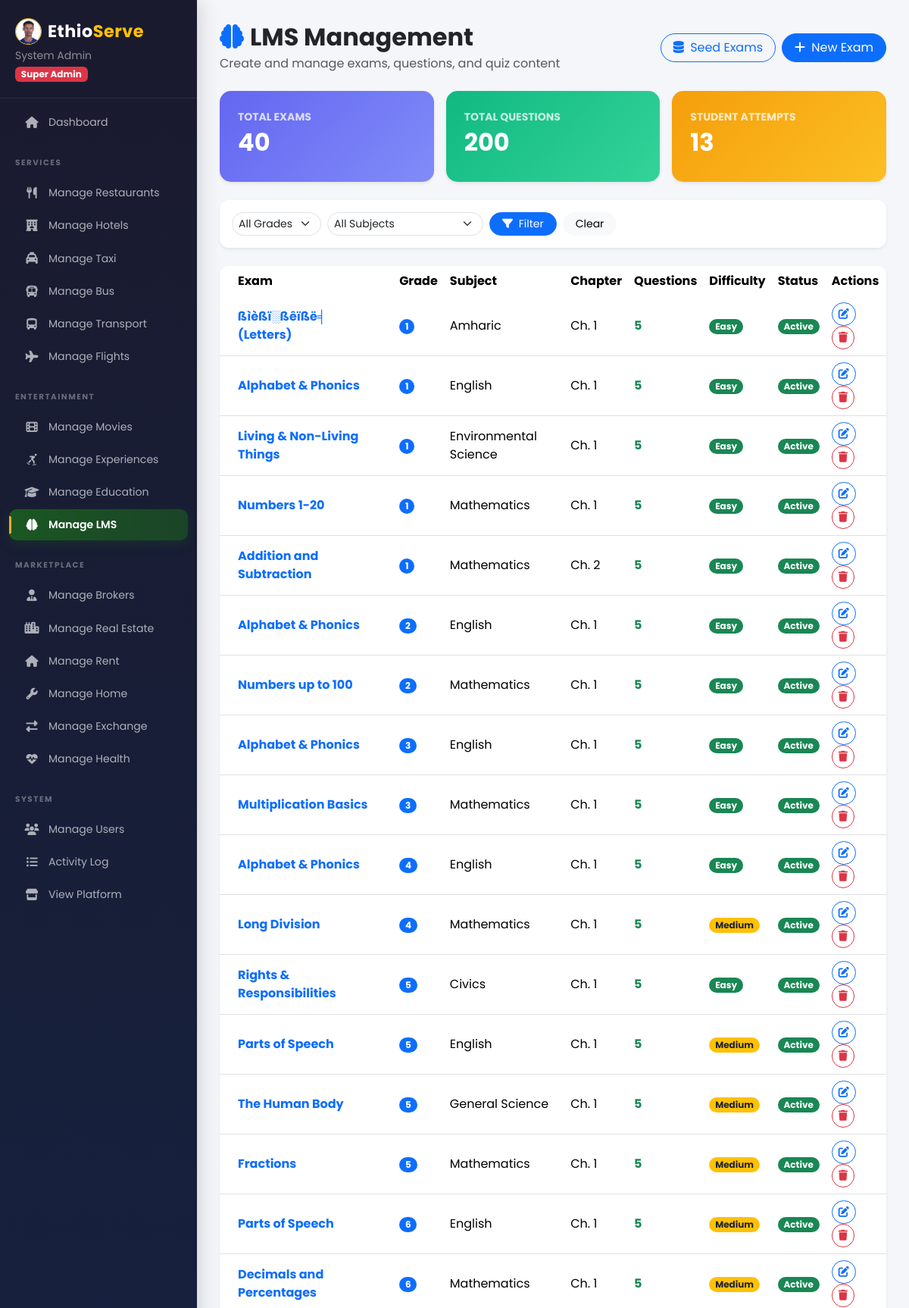
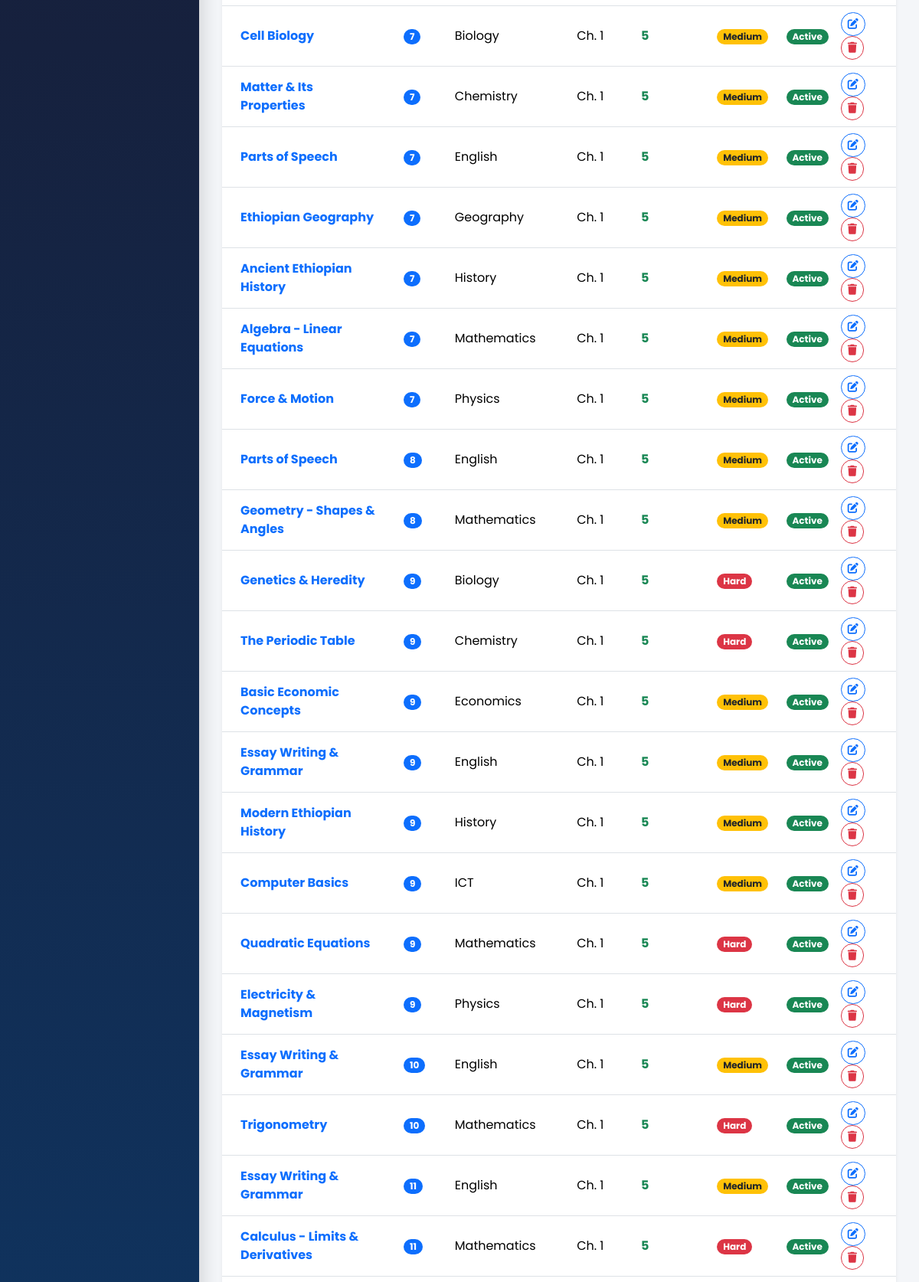
Page /admin/manage_lms.php (signed in, upper part) on the committed database (2 pictures, top to bottom).
### tables this page shows
CREATE TABLE `lms_exams` (
  `id` int(11) NOT NULL AUTO_INCREMENT,
  `grade` int(11) NOT NULL,
  `subject` varchar(100) NOT NULL,
  `chapter` int(11) NOT NULL DEFAULT 1,
  `chapter_title` varchar(255) NOT NULL,
  `title` varchar(255) NOT NULL,
  `description` text DEFAULT NULL,
  `duration_minutes` int(11) DEFAULT 30,
  `pass_percentage` int(11) DEFAULT 50,
  `total_questions` int(11) DEFAULT 10,
  `difficulty` enum('easy','medium','hard') DEFAULT 'medium',
  `status` enum('active','draft','archived') DEFAULT 'active',
  `created_at` timestamp NOT NULL DEFAULT current_timestamp(),
  PRIMARY KEY (`id`)
);

### admin/manage_lms.php (the view, shortened to what this page needs)
<?php
require_once '../includes/db.php';
try {
    $pdo->exec("CREATE TABLE IF NOT EXISTS lms_exams (
        id INT AUTO_INCREMENT PRIMARY KEY,
        grade INT NOT NULL, subject VARCHAR(100) NOT NULL,
        chapter INT NOT NULL DEFAULT 1, chapter_title VARCHAR(255) NOT NULL,
        title VARCHAR(255) NOT NULL, description TEXT,
        duration_minutes INT DEFAULT 30, pass_percentage INT DEFAULT 50,
        total_questions INT DEFAULT 10, difficulty ENUM('easy','medium','hard') DEFAULT 'medium',
        status ENUM('active','draft','archived') DEFAULT 'active',
        created_at TIMESTAMP DEFAULT CURRENT_TIMESTAMP
    ) ENGINE=InnoDB DEFAULT CHARSET=utf8mb4");
    $pdo->exec("CREATE TABLE IF NOT EXISTS lms_questions (
        id INT AUTO_INCREMENT PRIMARY KEY,
        exam_id INT NOT NULL, question_text TEXT NOT NULL,
        option_a VARCHAR(500) NOT NULL, option_b VARCHAR(500) NOT NULL,
        option_c VARCHAR(500) NOT NULL, option_d VARCHAR(500) NOT NULL,
        correct_answer CHAR(1) NOT NULL, explanation TEXT,
        points INT DEFAULT 1, sort_order INT DEFAULT 0,
        FOREIGN KEY (exam_id) REFERENCES lms_exams(id) ON DELETE CASCADE
    ) ENGINE=InnoDB DEFAULT CHARSET=utf8mb4");
} catch (Exception $e) {
}
$view = $_GET['view'] ?? 'list';
$total_exams = $pdo->query("SELECT COUNT(*) FROM lms_exams")->fetchColumn();
$total_questions = $pdo->query("SELECT COUNT(*) FROM lms_questions")->fetchColumn();
$total_attempts = 0;
try {
    $total_attempts = $pdo->query("SELECT COUNT(*) FROM lms_attempts WHERE status='completed'")->fetchColumn();
} catch (Exception $e) {
}
$exams = [];
if ($view === 'list') {
    $sql = "SELECT e.*, (SELECT COUNT(*) FROM lms_questions q WHERE q.exam_id=e.id) as q_count FROM lms_exams e WHERE 1=1";
    $params = [];
    $sql .= " ORDER BY e.grade, e.subject, e.chapter";
    $stmt = $pdo->prepare($sql);
    $stmt->execute($params);
    $exams = $stmt->fetchAll();
}
?>
<!DOCTYPE html>
<html lang="en">
<head>
    <link href="https://cdn.jsdelivr.net/npm/bootstrap@5.3.2/dist/css/bootstrap.min.css" rel="stylesheet">
    <link rel="stylesheet" href="https://cdnjs.cloudflare.com/ajax/libs/font-awesome/6.4.2/css/all.min.css">
    <link rel="stylesheet" href="../assets/css/style.css">
</head>
<body>
    <div class="dashboard-wrapper">
        <?php include('../includes/sidebar_admin.php'); ?>
        <div class="main-content">
            <div class="d-flex justify-content-between align-items-center mb-4 flex-wrap gap-3">
                <div>
                    <h2 class="fw-bold mb-1"><i class="fas fa-brain text-primary me-2"></i>LMS Management</h2>
                    <p class="text-muted mb-0">Create and manage exams, questions, and quiz content</p>
                </div>
                <div class="d-flex gap-2">
                    <a href="seed_exams.php" class="btn btn-outline-primary rounded-pill px-3">
                        <i class="fas fa-database me-1"></i> Seed Exams
                    </a>
                    <button class="btn btn-primary rounded-pill px-3" data-bs-toggle="modal"
                        data-bs-target="#createExamModal">
                        <i class="fas fa-plus me-1"></i> New Exam
                    </button>
                </div>
            </div>
            <div class="row g-3 mb-4">
                <div class="col-md-4">
                    <div class="card stat-card border-0 shadow-sm p-4"
                        style="background:linear-gradient(135deg,#6366f1,#818cf8);color:#fff;">
                        <p class="small fw-bold text-uppercase opacity-75 mb-1">Total Exams</p>
                        <h2 class="fw-bold">
                            <?php echo $total_exams; ?>
                        </h2>
                    </div>
                </div>
                <div class="col-md-4">
                    <div class="card stat-card border-0 shadow-sm p-4"
                        style="background:linear-gradient(135deg,#10b981,#34d399);color:#fff;">
                        <p class="small fw-bold text-uppercase opacity-75 mb-1">Total Questions</p>
                        <h2 class="fw-bold">
                            <?php echo $total_questions; ?>
                        </h2>
                    </div>
                </div>
                <div class="col-md-4">
                    <div class="card stat-card border-0 shadow-sm p-4"
                        style="background:linear-gradient(135deg,#f59e0b,#fbbf24);color:#fff;">
                        <p class="small fw-bold text-uppercase opacity-75 mb-1">Student Attempts</p>
                        <h2 class="fw-bold">
                            <?php echo $total_attempts; ?>
                        </h2>
                    </div>
                </div>
            </div>
            <?php if ($view === 'list'): ?>
                <div class="card border-0 shadow-sm p-3 mb-4">
                    <form method="GET" class="d-flex gap-2 flex-wrap align-items-center">
                        <select name="grade" class="form-select form-select-sm rounded-pill" style="width:auto;">
                            <option value="0">All Grades</option>
                        </select>
                        <select name="subject" class="form-select form-select-sm rounded-pill" style="width:auto;">
                            <option value="">All Subjects</option>
                        </select>
                        <button class="btn btn-sm btn-primary rounded-pill px-3"><i class="fas fa-filter me-1"></i>
                            Filter</button>
                        <a href="manage_lms.php" class="btn btn-sm btn-light rounded-pill px-3">Clear</a>
                    </form>
                </div>
                <div class="card border-0 shadow-sm">
                    <div class="table-responsive">
                        <table class="table align-middle mb-0">
                            <thead class="bg-light">
                                <tr>
                                    <th class="border-0 px-4">Exam</th>
                                    <th class="border-0">Grade</th>
                                    <th class="border-0">Subject</th>
                                    <th class="border-0">Chapter</th>
                                    <th class="border-0">Questions</th>
                                    <th class="border-0">Difficulty</th>
                                    <th class="border-0">Status</th>
                                    <th class="border-0">Actions</th>
                                </tr>
                            </thead>
                            <tbody>
                                <?php if (empty($exams)): ?>
                                    <tr>
                                        <td colspan="8" class="text-center py-5 text-muted">
                                            <i class="fas fa-clipboard-list fs-1 d-block mb-3 opacity-25"></i>
                                            No exams found. Create one or run the seeder!
                                        </td>
                                    </tr>
                                <?php else:
                                    foreach ($exams as $e): ?>
                                        <tr>
                                            <td class="px-4">
                                                <a href="?view=exam&id=<?php echo $e['id']; ?>"
                                                    class="fw-bold text-decoration-none">
                                                    <?php echo htmlspecialchars($e['chapter_title']); ?>
                                                </a>
                                            </td>
                                            <td><span class="badge bg-primary rounded-pill">
                                                    <?php echo $e['grade']; ?>
                                                </span></td>
                                            <td>
                                                <?php echo htmlspecialchars($e['subject']); ?>
                                            </td>
                                            <td>Ch.
                                                <?php echo $e['chapter']; ?>
                                            </td>
                                            <td>
                                                <span
                                                    class="fw-bold <?php echo $e['q_count'] > 0 ? 'text-success' : 'text-danger'; ?>">
                                                    <?php echo $e['q_count']; ?>
                                                </span>
                                            </td>
                                            <td>
                                                <span
                                                    class="badge bg-<?php echo $e['difficulty'] === 'easy' ? 'success' : ($e['difficulty'] === 'hard' ? 'danger' : 'warning text-dark'); ?> rounded-pill">
                                                    <?php echo ucfirst($e['difficulty']); ?>
                                                </span>
                                            </td>
                                            <td>
                                                <span
                                                    class="badge bg-<?php echo $e['status'] === 'active' ? 'success' : ($e['status'] === 'draft' ? 'secondary' : 'danger'); ?> rounded-pill">
                                                    <?php echo ucfirst($e['status']); ?>
                                                </span>
                                            </td>
                                            <td>
                                                <a href="?view=exam&id=<?php echo $e['id']; ?>"
                                                    class="btn btn-sm btn-outline-primary rounded-pill px-2" title="Manage">
                                                    <i class="fas fa-edit"></i>
                                                </a>
                                                <form method="POST" style="display:inline;"
                                                    onsubmit="return confirm('Delete this exam and all its questions?');">
                                                    <button class="btn btn-sm btn-outline-danger rounded-pill px-2"
                                                        title="Delete"><i class="fas fa-trash"></i></button>
                                                </form>
                                            </td>
                                        </tr>
                                    <?php endforeach; endif; ?>
                            </tbody>
                        </table>
                    </div>
                </div>
            <?php elseif ($view === 'create'): ?>
            <?php endif; ?>
        </div>
    </div>
</body>
</html>

### assets/css/style.css (style rules this page uses)
:root { --primary-green: #1B5E20; --secondary-gold: #F9A825; --accent-red: #C62828; --bg-light: #F8F9FA; --text-dark: #212529; --white: #ffffff; --shadow-sm: 0 .125rem .25rem rgba(0, 0, 0, .075); --shadow-md: 0 .5rem 1rem rgba(0, 0, 0, .15); --transition-base: all 0.3s ease-in-out; }
body { font-family: 'Poppins', 'Inter', sans-serif; background-color: var(--bg-light); color: var(--text-dark); }
h1, h2, h3, h4, h5, h6 { font-weight: 700; }
.card { border: none; border-radius: 12px; box-shadow: var(--shadow-sm); transition: var(--transition-base); overflow: hidden; }

### admin/manage_lms.php (style rules this page uses)
body { overflow-x: hidden; }
.main-content { margin-left: 260px; width: calc(100% - 260px); padding: 30px; background: #f4f6f9; min-height: 100vh; }
.stat-card { border-radius: 15px; transition: transform .3s; }

### includes/sidebar_admin.php (style rules this page uses)
.main-content { margin-left: 260px; width: calc(100% - 260px); }

### rows in the picture
lms_exams: chapter_title "ßìèßï░ßêïßë╡ (Letters)", grade "1", subject "Amharic", chapter "1", q_count "5", difficulty "Easy", status "Active"
lms_exams: chapter_title "Alphabet & Phonics", grade "1", subject "English", chapter "1", q_count "5", difficulty "Easy", status "Active"
lms_exams: chapter_title "Living & Non-Living Things", grade "1", subject "Environmental Science", chapter "1", q_count "5", difficulty "Easy", status "Active"
lms_exams: chapter_title "Numbers 1-20", grade "1", subject "Mathematics", chapter "1", q_count "5", difficulty "Easy", status "Active"
lms_exams: chapter_title "Addition and Subtraction", grade "1", subject "Mathematics", chapter "2", q_count "5", difficulty "Easy", status "Active"
lms_exams: chapter_title "Alphabet & Phonics", grade "2", subject "English", chapter "1", q_count "5", difficulty "Easy", status "Active"
lms_exams: chapter_title "Numbers up to 100", grade "2", subject "Mathematics", chapter "1", q_count "5", difficulty "Easy", status "Active"
lms_exams: chapter_title "Alphabet & Phonics", grade "3", subject "English", chapter "1", q_count "5", difficulty "Easy", status "Active"
lms_exams: chapter_title "Multiplication Basics", grade "3", subject "Mathematics", chapter "1", q_count "5", difficulty "Easy", status "Active"
lms_exams: chapter_title "Alphabet & Phonics", grade "4", subject "English", chapter "1", q_count "5", difficulty "Easy", status "Active"
lms_exams: chapter_title "Long Division", grade "4", subject "Mathematics", chapter "1", q_count "5", difficulty "Medium", status "Active"
lms_exams: chapter_title "Rights & Responsibilities", grade "5", subject "Civics", chapter "1", q_count "5", difficulty "Easy", status "Active"
lms_exams: chapter_title "Parts of Speech", grade "5", subject "English", chapter "1", q_count "5", difficulty "Medium", status "Active"
lms_exams: chapter_title "The Human Body", grade "5", subject "General Science", chapter "1", q_count "5", difficulty "Medium", status "Active"
lms_exams: chapter_title "Fractions", grade "5", subject "Mathematics", chapter "1", q_count "5", difficulty "Medium", status "Active"
lms_exams: chapter_title "Parts of Speech", grade "6", subject "English", chapter "1", q_count "5", difficulty "Medium", status "Active"
lms_exams: chapter_title "Decimals and Percentages", grade "6", subject "Mathematics", chapter "1", q_count "5", difficulty "Medium", status "Active"
lms_exams: chapter_title "Cell Biology", grade "7", subject "Biology", chapter "1", q_count "5", difficulty "Medium", status "Active"
lms_exams: chapter_title "Matter & Its Properties", grade "7", subject "Chemistry", chapter "1", q_count "5", difficulty "Medium", status "Active"
lms_exams: chapter_title "Parts of Speech", grade "7", subject "English", chapter "1", q_count "5", difficulty "Medium", status "Active"
lms_exams: chapter_title "Ethiopian Geography", grade "7", subject "Geography", chapter "1", q_count "5", difficulty "Medium", status "Active"
lms_exams: chapter_title "Ancient Ethiopian History", grade "7", subject "History", chapter "1", q_count "5", difficulty "Medium", status "Active"
lms_exams: chapter_title "Algebra - Linear Equations", grade "7", subject "Mathematics", chapter "1", q_count "5", difficulty "Medium", status "Active"
lms_exams: chapter_title "Force & Motion", grade "7", subject "Physics", chapter "1", q_count "5", difficulty "Medium", status "Active"
lms_exams: chapter_title "Parts of Speech", grade "8", subject "English", chapter "1", q_count "5", difficulty "Medium", status "Active"
lms_exams: chapter_title "Geometry - Shapes & Angles", grade "8", subject "Mathematics", chapter "1", q_count "5", difficulty "Medium", status "Active"
lms_exams: chapter_title "Genetics & Heredity", grade "9", subject "Biology", chapter "1", q_count "5", difficulty "Hard", status "Active"
lms_exams: chapter_title "The Periodic Table", grade "9", subject "Chemistry", chapter "1", q_count "5", difficulty "Hard", status "Active"
lms_exams: chapter_title "Basic Economic Concepts", grade "9", subject "Economics", chapter "1", q_count "5", difficulty "Medium", status "Active"
lms_exams: chapter_title "Essay Writing & Grammar", grade "9", subject "English", chapter "1", q_count "5", difficulty "Medium", status "Active"
lms_exams: chapter_title "Modern Ethiopian History", grade "9", subject "History", chapter "1", q_count "5", difficulty "Medium", status "Active"
lms_exams: chapter_title "Computer Basics", grade "9", subject "ICT", chapter "1", q_count "5", difficulty "Medium", status "Active"
lms_exams: chapter_title "Quadratic Equations", grade "9", subject "Mathematics", chapter "1", q_count "5", difficulty "Hard", status "Active"
lms_exams: chapter_title "Electricity & Magnetism", grade "9", subject "Physics", chapter "1", q_count "5", difficulty "Hard", status "Active"
lms_exams: chapter_title "Essay Writing & Grammar", grade "10", subject "English", chapter "1", q_count "5", difficulty "Medium", status "Active"
lms_exams: chapter_title "Trigonometry", grade "10", subject "Mathematics", chapter "1", q_count "5", difficulty "Hard", status "Active"
lms_exams: chapter_title "Essay Writing & Grammar", grade "11", subject "English", chapter "1", q_count "5", difficulty "Medium", status "Active"
lms_exams: chapter_title "Calculus - Limits & Derivatives", grade "11", subject "Mathematics", chapter "1", q_count "5", difficulty "Hard", status "Active"

### other values in the picture
$_SESSION['full_name'] "System Admin"
$total_exams "40"
$total_questions "200"
$total_attempts "13"
